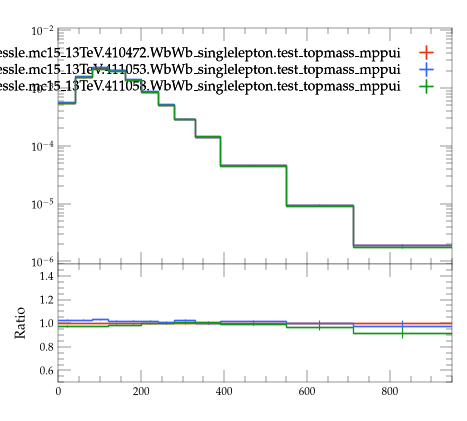

Here is the Python script that generated this plot:
#! /usr/bin/env python3

# This Python script was auto-generated using YODA v2.1.2.
# Analysis object: /WbWb_singlelepton/pT_bl
# Timestamp: 07-08-2026 (09:26:45)

import matplotlib as mpl
import matplotlib.pyplot as plt
mpl.use('Agg') # comment out for interactive use
import os
import numpy as np
from numpy import nan, inf

plotDir = os.path.split(os.path.realpath(__file__))[0]
if 'YODA_USER_PLOT_PATH' in globals():
    plot_outdir = globals()['YODA_USER_PLOT_PATH']
else:
    plot_outdir = plotDir

#plot style
plt.style.use(os.path.join(plotDir, '../default.mplstyle'))
# plot metadata
figW, figH = plt.rcParams['figure.figsize']
ax_xLabel = ''
ax_yLabel = ''
ax_title  = ''
ax_xScale = 'linear'
ax_yScale = 'log'
xLims = (0.0, 950.0)
yLims = (9e-07, 0.011000000000000001)

# TeX-friendly labels for the legend
labels = {
  'legend' : ([ r"user.johessle.mc15\_13TeV.410472.WbWb\_singlelepton.test\_topmass\_mppui", r"user.johessle.mc15\_13TeV.411053.WbWb\_singlelepton.test\_topmass\_mppui", r"user.johessle.mc15\_13TeV.411058.WbWb\_singlelepton.test\_topmass\_mppui" ], r""),
}

# Adjust canvas width and height
canvasW = 10.0
canvasH = 9.0
figW *= canvasW/10.
figH *= canvasH/9.

# Create figure and axis objects
fig, (ax, ratio0_ax) = plt.subplots(2, 1, sharex=True,
                  figsize=(figW,figH), gridspec_kw={'height_ratios': (6.0, 3.0)})

# Set figure margins
plt.subplots_adjust(
    left   = 1.0 * plt.rcParams['figure.subplot.left'],
    right  = 1.0 * plt.rcParams['figure.subplot.right'],
    top    = 1.0 * plt.rcParams['figure.subplot.top'],
    bottom = 1.0 * plt.rcParams['figure.subplot.bottom'])

ratio0_ax.yaxis.set_major_locator(mpl.ticker.MultipleLocator(0.2))
ratio0_ax.set_ylim(0.5, 1.4999)
ratio0_ax.set_ylabel('Ratio')

# the numerical data is stored in a separate file
dataf = dict()
prefix = os.path.split(__file__)[0]
if prefix:    prefix = prefix + '/'
exec(open(prefix+'pT_bl__data.py').read(), dataf)


legend_handles = dict() # keep track of handles for the legend

# style options for curves
# starts at zorder>=5 to draw curve on top of legend
styles = {
  'user.johessle.mc15_13TeV.410472.WbWb_singlelepton.test_topmass_mppui.yoda': {
    'color' : '#EE3311',
    'linestyle' : '-',
    'lineopacity' : 1.0,
    'linewidth' : 1,
    'marker' : 'none',
    'markersize' : 2,
    'capsize' : 0.0,
    'zorder' : 5,
    'histstyle' : 1,
    'drawstyle' : 'steps-pre',
    'xerrorbars' : 1,
    'yerrorbars' : 1,
    'fillcolor' : None,
    'fillopacity' : 1.0,
    'ratio0_linestyle' : '-',
    'ratio0_lineopacity' : 1.0,
    'ratio0_linewidth' : 1,
    'ratio0_marker' : 'none',
    'ratio0_markersize' : 2,
    'ratio0_capsize' : 0.0,
    'ratio0_zorder' : 5,
    'ratio0_histstyle' : 1,
    'ratio0_drawstyle' : 'steps-pre',
    'ratio0_xerrorbars' : 1,
    'ratio0_yerrorbars' : 1,
  },
  'user.johessle.mc15_13TeV.411053.WbWb_singlelepton.test_topmass_mppui.yoda': {
    'color' : '#3366FF',
    'linestyle' : '-',
    'lineopacity' : 1.0,
    'linewidth' : 1,
    'marker' : 'none',
    'markersize' : 2,
    'capsize' : 0.0,
    'zorder' : 6,
    'histstyle' : 1,
    'drawstyle' : 'steps-pre',
    'xerrorbars' : 1,
    'yerrorbars' : 1,
    'fillcolor' : None,
    'fillopacity' : 1.0,
    'ratio0_linestyle' : '-',
    'ratio0_lineopacity' : 1.0,
    'ratio0_linewidth' : 1,
    'ratio0_marker' : 'none',
    'ratio0_markersize' : 2,
    'ratio0_capsize' : 0.0,
    'ratio0_zorder' : 6,
    'ratio0_histstyle' : 1,
    'ratio0_drawstyle' : 'steps-pre',
    'ratio0_xerrorbars' : 1,
    'ratio0_yerrorbars' : 1,
  },
  'user.johessle.mc15_13TeV.411058.WbWb_singlelepton.test_topmass_mppui.yoda': {
    'color' : '#109618',
    'linestyle' : '-',
    'lineopacity' : 1.0,
    'linewidth' : 1,
    'marker' : 'none',
    'markersize' : 2,
    'capsize' : 0.0,
    'zorder' : 7,
    'histstyle' : 1,
    'drawstyle' : 'steps-pre',
    'xerrorbars' : 1,
    'yerrorbars' : 1,
    'fillcolor' : None,
    'fillopacity' : 1.0,
    'ratio0_linestyle' : '-',
    'ratio0_lineopacity' : 1.0,
    'ratio0_linewidth' : 1,
    'ratio0_marker' : 'none',
    'ratio0_markersize' : 2,
    'ratio0_capsize' : 0.0,
    'ratio0_zorder' : 7,
    'ratio0_histstyle' : 1,
    'ratio0_drawstyle' : 'steps-pre',
    'ratio0_xerrorbars' : 1,
    'ratio0_yerrorbars' : 1,
  },
}

# curve from input yoda files in main panel
for label, yvals in dataf['yvals'].items():
    if all(np.isnan(v) for v in dataf['yvals'][label]):
        continue
    tmp = None
    if styles[label]['histstyle']: # draw as histogram
        xpos = dataf['xedges'][label] if styles[label]['drawstyle'] else dataf['xpoints'][label]
        ypos = np.insert(yvals, 0, yvals[0]) if styles[label]['drawstyle'] else yvals
        if styles[label]['fillcolor']: # fill area below curve
            ax.fill_between(xpos, ypos, step='pre',
                            color=styles[label]['fillcolor'],
                            alpha=styles[label]['fillopacity'])
        tmp, = ax.plot(xpos, ypos,
                       color=styles[label]['color'],
                       linestyle=styles[label]['linestyle'],
                       alpha=styles[label]['lineopacity'],
                       linewidth=styles[label]['linewidth'],
                       drawstyle=styles[label]['drawstyle'], solid_joinstyle='miter',
                       zorder=styles[label]['zorder'], label=label)
    tmp = ax.errorbar(dataf['xpoints'][label], yvals,
                      xerr=np.array(dataf['xerrs'][label])*styles[label]['xerrorbars'],
                      yerr=np.array(dataf['yerrs'][label])*styles[label]['yerrorbars'],
                      fmt=styles[label]['marker'], capsize=styles[label]['capsize'],
                      alpha=styles[label]['lineopacity'],
                      markersize=styles[label]['markersize'],
                      ecolor=styles[label]['color'],
                      color=styles[label]['color'], zorder=styles[label]['zorder'])
    tmp[-1][0].set_linestyle(styles[label]['linestyle'])
    tmp[-1][0].set_linewidth(styles[label]['linewidth'])
    if label in dataf['add_legend_handle']:  legend_handles[label] = tmp
    for varLabel in dataf['variation_yvals'].keys():
        if varLabel.startswith(label):
            tmp, = ax.plot(dataf['xedges'][label], dataf['variation_yvals'][varLabel],
                           color=styles[label]['color'],
                           linestyle=styles[label]['linestyle'],
                           linewidth=styles[label]['linewidth'],
                           drawstyle='steps-pre', solid_joinstyle='miter',
                           zorder=styles[label]['zorder'], alpha=0.5)


# plots on ratio panel
# curve from input yoda files in ratio panel
for label, yvals in dataf['ratio0_yvals'].items():
    if all(np.isnan(v) for v in yvals):
        continue
    if styles[label]['ratio0_histstyle']: # plot as histogram
        xpos = dataf['xedges']['user.johessle.mc15_13TeV.410472.WbWb_singlelepton.test_topmass_mppui.yoda'] if styles[label]['ratio0_drawstyle'] else dataf['xpoints']['user.johessle.mc15_13TeV.410472.WbWb_singlelepton.test_topmass_mppui.yoda']
        ypos = np.insert(yvals, 0, yvals[0]) if styles[label]['ratio0_drawstyle'] else yvals
        ratio0_ax.plot(xpos, ypos,
                       color=styles[label]['color'],
                       linewidth=styles[label]['linewidth'],
                       linestyle=styles[label]['ratio0_linestyle'],
                       alpha=styles[label]['ratio0_lineopacity'],
                       drawstyle=styles[label]['ratio0_drawstyle'], zorder=styles[label]['zorder'],
                       solid_joinstyle='miter')
    tmp = ratio0_ax.errorbar(dataf['xpoints']['user.johessle.mc15_13TeV.410472.WbWb_singlelepton.test_topmass_mppui.yoda'], yvals,
                             xerr=np.array(dataf['ref_xerrs'])*styles[label]['ratio0_xerrorbars'],
                             yerr=np.array(dataf['ratio0_yerrs'][label])*styles[label]['ratio0_yerrorbars'],
                             fmt=styles[label]['ratio0_marker'], capsize=styles[label]['ratio0_capsize'],
                             alpha=styles[label]['ratio0_lineopacity'],
                             markersize=styles[label]['ratio0_markersize'],
                             ecolor=styles[label]['color'],
                             color=styles[label]['color'])
    tmp[-1][0].set_linestyle(styles[label]['ratio0_linestyle'])
    tmp[-1][0].set_linewidth(styles[label]['ratio0_linewidth'])

    for varlabel in dataf['ratio0_variation_vals'].keys():
        if varlabel.startswith(label):
            ratio0_ax.plot(dataf['xedges']['user.johessle.mc15_13TeV.410472.WbWb_singlelepton.test_topmass_mppui.yoda'],
                            dataf['ratio0_variation_vals'][varlabel],
                            color=styles[label]['color'],
                            linestyle=styles[label]['linestyle'],
                            linewidth=styles[label]['linewidth'],
                            drawstyle='steps-pre', solid_joinstyle='miter',
                            zorder=1, alpha=0.5)

legend_items = list(legend_handles.values())
ax.add_artist(ax.legend(legend_items,
                        labels['legend'][0],
                        title=labels['legend'][1],
                        alignment='right',
                        loc='upper right',
                        bbox_to_anchor=(1.0, 0.97),markerfirst=False))

# set plot metadata as defined above
ratio0_ax.set_xlabel(ax_xLabel)
ratio0_ax.xaxis.set_label_coords(1., -0.15)
ax.set_ylabel(ax_yLabel, ha='right', va='top')
ax.yaxis.set_label_coords(-0.11, 1.0)
ax.set_title(ax_title, loc='left')
ax.set_xscale(ax_xScale)
ax.set_yscale(ax_yScale)
ratio0_ax.set_yscale('linear')
ax.set_xlim(xLims)
ax.set_ylim(yLims)

# tick formatting
plt.rcParams['xtick.top'] = True
plt.rcParams['ytick.right'] = True
ax.yaxis.set_major_locator(mpl.ticker.LogLocator(base=10.0, numticks=np.inf))
ax.yaxis.set_minor_locator(mpl.ticker.LogLocator(
                           base=10.0, subs=np.arange(0.1, 1, 0.1), numticks=np.inf))
fig.align_ylabels((ax, ratio0_ax))
plt.savefig(os.path.join(plot_outdir, 'pT_bl.pdf'), format='PDF')
plt.savefig(os.path.join(plot_outdir, 'pT_bl.png'), format='PNG')

plt.close(fig)
